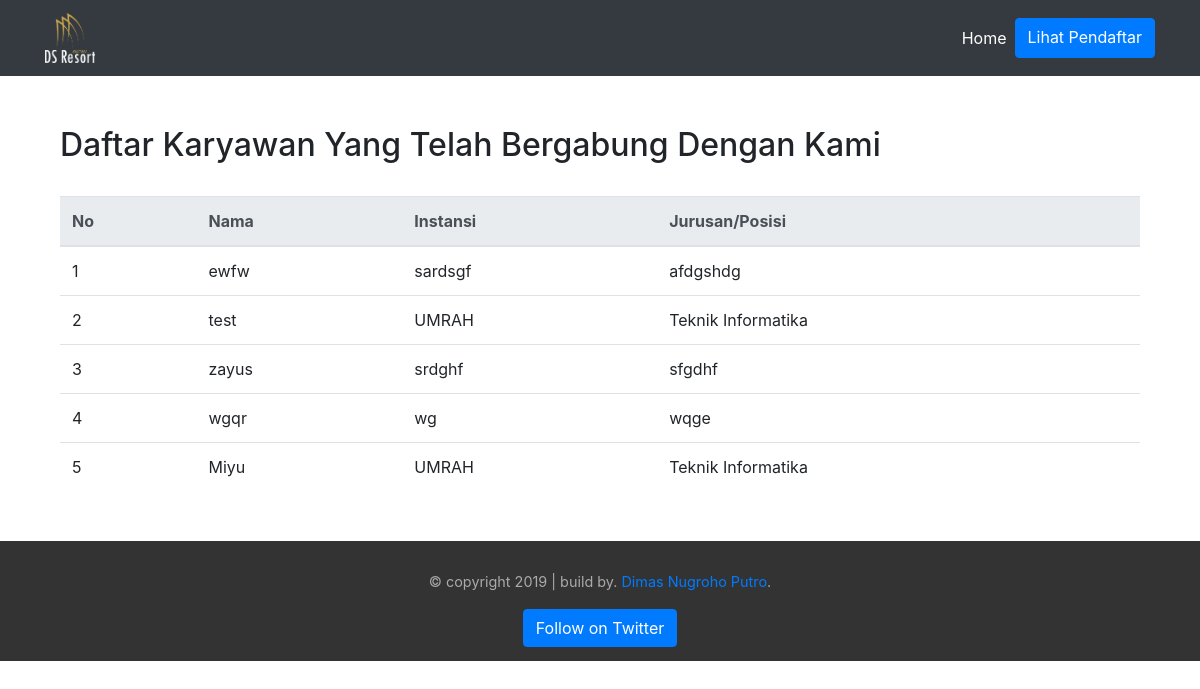
The page /pendaftar on the database its author committed.
### tables this page shows
CREATE TABLE `pendaftaran` (
  `id_pendaftaran` int(11) NOT NULL,
  `nama` varchar(50) NOT NULL,
  `no_identitas` int(11) NOT NULL,
  `pekerjaan` varchar(20) NOT NULL,
  `jurusan` varchar(20) NOT NULL,
  `instansi` varchar(50) NOT NULL,
  `email` varchar(50) NOT NULL,
  `no_telp` varchar(15) NOT NULL
);

### application/modules/pendaftar/controllers/Pendaftar.php (called while the page is built, shortened)
<?php
class Pendaftar extends MX_Controller {
	public function __construct()
	{
	    $this->load->model('M_pendaftar');
	}
	public function index()
	{
		$data["pendaftar"]= $this->M_pendaftar->getdata();
		$this->load->view("pendaftar/home", $data);
	}
}

### index.php (called while the page is built, shortened)
<?php
require_once BASEPATH.'core/CodeIgniter.php';

### application/modules/pendaftar/models/M_pendaftar.php (called while the page is built, shortened)
<?php if ( ! defined('BASEPATH')) exit('No direct script access allowed');
class M_pendaftar extends CI_Model
{
    function getdata(){
        $this->db->select('*');
        $this->db->from('pendaftaran');
        return $this->db->get();
    }
}
?>

### application/modules/pendaftar/views/home.php (the view, shortened to what this page needs)
<!DOCTYPE html>
<html lang="en">
<head>
    <link rel="stylesheet" href="https://stackpath.bootstrapcdn.com/bootstrap/4.2.1/css/bootstrap.min.css">
    <link rel="stylesheet" href="/ds_resort/assets/css/style.css">
</head>
<body>
    <section class="header">
        <nav class="navbar navbar-expand-lg navbar-dark bg-dark">
            <div class="container">
                <a class="navbar-brand" href="<?php base_url(); ?>dashboard"><img src="/ds_resort/assets/img/DSResort-ico.png" alt=""></a>
                <div class="collapse navbar-collapse" id="navbarNavAltMarkup">
                    <div class="navbar-nav ml-auto">
                        <a class="nav-item nav-link active" href="<?php base_url(); ?>dashboard">Home <span class="sr-only">(current)</span></a>
                        <a class="btn btn-primary" href="<?php base_url(); ?>pendaftar">Lihat Pendaftar</a>
                    </div>
                </div>
            </div>
        </nav>
    </section>
    <section class="content">
      <div class="container">
        <div class="col-md-12">
        <h2>Daftar Karyawan Yang Telah Bergabung Dengan Kami</h2>
        <br>
          <table class="table">
  <thead class="thead-light">
    <tr>
      <th scope="col">No</th>
      <th scope="col">Nama</th>
      <th scope="col">Instansi</th>
      <th scope="col">Jurusan/Posisi</th>
    </tr>
  </thead>
  <?php foreach ($pendaftar ->result() as $p){ ?>
                                <tr>
                                    <td><?php echo $p->id_pendaftaran; ?></td>
                                    <td><?php echo $p->nama; ?></td>
                                    <td><?php echo $p->instansi; ?></td>
                                    <td><?php echo $p->jurusan; ?></td>
							<?php }?>
</table>
        </div>
      </div>
    </section>
    <section class="footer">
<div class="container text-center">
    <div class="row">
        <div class="col-sm-12">
            <p>&copy; copyright 2019 | build by. <a href="http://instagram.com/dimasnugroho_putro" target="_blank">Dimas Nugroho Putro</a>.</p>
        </div>
    </div>
    <div class="row">
        <div class="col-sm-12">
            <a href="https://twitter.com/DimasNugroho673" class="btn btn-primary" target="_blank"><i class="glyphicon glyphicon-phone" ></i> Follow on Twitter</a>
        </div>
    </div>
</div>
</section>
</body>
</html>

### application/third_party/MX/Loader.php (shortened to what this page needs)
<?php (defined('BASEPATH')) OR exit('No direct script access allowed');
class MX_Loader extends CI_Loader
{
	protected $_module;
	public $_ci_cached_vars = array();
	public function initialize($controller = NULL)
	{
		$this->_module = CI::$APP->router->fetch_module();
	}
	public function model($model, $object_name = NULL, $connect = FALSE)
	{
		if (is_array($model)) return $this->models($model);
		($_alias = $object_name) OR $_alias = basename($model);
		list($path, $_model) = Modules::find(strtolower($model), $this->_module, 'models/');
		if ($path == FALSE)
		{
			parent::model($model, $object_name, $connect);
		}
		else
		{
			CI::$APP->$_alias = new $model();
		}
		return $this;
	}
	public function models($models)
	{
		return $this;
	}
	public function view($view, $vars = array(), $return = FALSE)
	{
		list($path, $_view) = Modules::find($view, $this->_module, 'views/');
		if ($path != FALSE)
		{
			$this->_ci_view_paths = array($path => TRUE) + $this->_ci_view_paths;
			$view = $_view;
		}
		return (method_exists($this, '_ci_object_to_array') ? $this->_ci_load(array('_ci_view' => $view, '_ci_vars' => $this->_ci_object_to_array($vars), '_ci_return' => $return)) : $this->_ci_load(array('_ci_view' => $view, '_ci_vars' => $this->_ci_prepare_view_vars($vars), '_ci_return' => $return)));
	}
	public function _ci_load($_ci_data)
	{
		extract($_ci_data);
		if (isset($_ci_view))
		{
			$_ci_path = '';
			$_ci_file = (pathinfo($_ci_view, PATHINFO_EXTENSION)) ? $_ci_view : $_ci_view.EXT;
			foreach ($this->_ci_view_paths as $path => $cascade)
			{
				if (file_exists($view = $path.$_ci_file))
				{
					$_ci_path = $view;
					break;
				}
			}
		}
		elseif (isset($_ci_path))
		{
			$_ci_file = basename($_ci_path);
			if( ! file_exists($_ci_path)) $_ci_path = '';
		}
		if (isset($_ci_vars))
			$this->_ci_cached_vars = array_merge($this->_ci_cached_vars, (array) $_ci_vars);
		extract($this->_ci_cached_vars);
		if ((bool) @ini_get('short_open_tag') === FALSE && CI::$APP->config->item('rewrite_short_tags') == TRUE)
		{
			echo eval('?>'.preg_replace("/;*\s*\?>/", "; ?>", str_replace('<?=', '<?php echo ', file_get_contents($_ci_path))));
		}
		else
		{
			include($_ci_path);
		}
	}
}

### assets/css/style.css (style rules this page uses)
.navbar { z-index: 9999; width: 100%; }
.navbar-brand img { height: 50px; width: 50px; }
.content { margin-top: 50px; margin-bottom: 50px; }
.footer { bottom: 0; width: 100%; height: 120px; background-color: #333; color: #aaa; padding-top: 30px; }
.footer p { color: #aaa; font-size: 0.9em; }

### rows shown on the page
pendaftaran: id_pendaftaran "1", nama "ewfw", instansi "sardsgf", jurusan "afdgshdg"
pendaftaran: id_pendaftaran "2", nama "test", instansi "UMRAH", jurusan "Teknik Informatika"
pendaftaran: id_pendaftaran "3", nama "zayus", instansi "srdghf", jurusan "sfgdhf"
pendaftaran: id_pendaftaran "4", nama "wgqr", instansi "wg", jurusan "wqge"
pendaftaran: id_pendaftaran "5", nama "Miyu", instansi "UMRAH", jurusan "Teknik Informatika"
